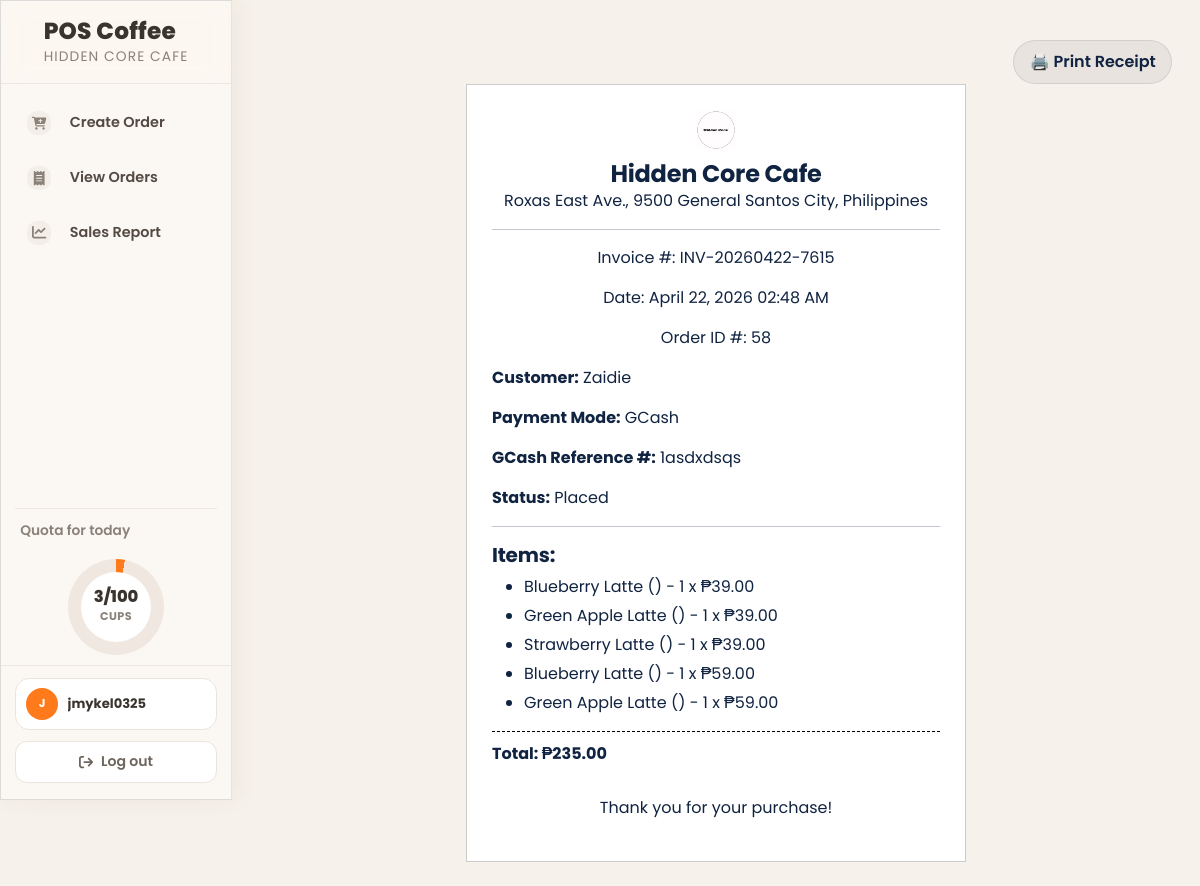
Page /admin/assets/orders-view.php?id=58 (signed in) on the committed database.
### tables this page shows
CREATE TABLE `daily_quota` (
  `id` int(11) NOT NULL,
  `quota_date` date NOT NULL,
  `target_cups` int(11) NOT NULL DEFAULT 0,
  `created_by` int(11) DEFAULT NULL,
  `created_at` datetime NOT NULL DEFAULT current_timestamp(),
  `updated_at` datetime NOT NULL DEFAULT current_timestamp() ON UPDATE current_timestamp()
);

CREATE TABLE `orders` (
  `id` int(11) NOT NULL,
  `customer_name` varchar(255) NOT NULL,
  `payment_mode` enum('Cash','GCash') NOT NULL,
  `order_status` varchar(20) NOT NULL DEFAULT 'pending',
  `discount_type` varchar(20) DEFAULT NULL,
  `discount_rate` decimal(5,2) DEFAULT 0.00,
  `discount_amount` decimal(10,2) DEFAULT 0.00,
  `final_total` decimal(10,2) DEFAULT 0.00,
  `gcash_reference` varchar(100) DEFAULT NULL,
  `total` decimal(10,2) NOT NULL,
  `cash_received` decimal(10,2) DEFAULT 0.00,
  `change_due` decimal(10,2) DEFAULT 0.00,
  `created_at` datetime NOT NULL DEFAULT current_timestamp()
);

CREATE TABLE `order_items` (
  `id` int(11) NOT NULL,
  `order_id` int(11) NOT NULL,
  `product_name` varchar(100) NOT NULL,
  `category` varchar(100) NOT NULL,
  `size` varchar(20) NOT NULL DEFAULT '12oz',
  `quantity` int(11) NOT NULL,
  `price` decimal(10,2) NOT NULL
);

### config/function.php (called while the page is built, shortened)
<?php
require_once __DIR__ . '/dbcon.php';
if(!function_exists('ensureDailyQuotaTable')){
    function ensureDailyQuotaTable(){
    global $conn;
    $sql = "CREATE TABLE IF NOT EXISTS daily_quota (
        id INT(11) NOT NULL AUTO_INCREMENT,
        quota_date DATE NOT NULL,
        target_cups INT(11) NOT NULL DEFAULT 0,
        created_by INT(11) NULL DEFAULT NULL,
        created_at DATETIME NOT NULL DEFAULT CURRENT_TIMESTAMP,
        updated_at DATETIME NOT NULL DEFAULT CURRENT_TIMESTAMP ON UPDATE CURRENT_TIMESTAMP,
        PRIMARY KEY (id),
        UNIQUE KEY uq_quota_date (quota_date)
    ) ENGINE=InnoDB DEFAULT CHARSET=utf8mb4 COLLATE=utf8mb4_general_ci";
    $ready = mysqli_query($conn, $sql) ? true : false;
    return $ready;
}
}
if(!function_exists('hasOrdersStatusColumn')){
    function hasOrdersStatusColumn(){
    global $conn;
    $checked = true;
    $res = mysqli_query($conn, "SHOW COLUMNS FROM orders LIKE 'order_status'");
    $hasColumn = ($res && mysqli_num_rows($res) > 0);
    return $hasColumn;
}
}
if(!function_exists('getTodaySoldCups')){
    function getTodaySoldCups(){
    global $conn;
    $where = "DATE(o.created_at) = CURDATE()";
    if(hasOrdersStatusColumn()){
        $where .= " AND LOWER(COALESCE(o.order_status, '')) IN ('completed','paid','served')";
    }
    $sql = "SELECT COALESCE(SUM(oi.quantity), 0) AS sold_cups
            FROM orders o
            INNER JOIN order_items oi ON oi.order_id = o.id
            WHERE $where";
    $result = mysqli_query($conn, $sql);
    $row = mysqli_fetch_assoc($result);
    return (int)($row['sold_cups'] ?? 0);
}
}
if(!function_exists('getTodayQuotaTarget')){
    function getTodayQuotaTarget(){
    global $conn;
    $result = mysqli_query($conn, "SELECT target_cups FROM daily_quota WHERE quota_date = CURDATE() LIMIT 1");
    $row = mysqli_fetch_assoc($result);
    return max(0, (int)($row['target_cups'] ?? 0));
}
}

### admin/assets/orders-view.php (the view, shortened to what this page needs)
<?php
include('includes/header.php');
include('../../config/dbcon.php');
$order_id = $_GET['id'];
$order_query = "SELECT * FROM orders WHERE id = $order_id";
$order_result = mysqli_query($conn, $order_query);
$order = mysqli_fetch_assoc($order_result);
$invoice_number = "INV-" . date("Ymd") . "-" . rand(1000, 9999);
$items_query = "SELECT * FROM order_items WHERE order_id = $order_id";
$items_result = mysqli_query($conn, $items_query);
$order_items = mysqli_fetch_all($items_result, MYSQLI_ASSOC);
$order_date = date("F j, Y h:i A", strtotime($order['created_at']));
?>
<div class="container mt-4">
    <div class="text-end no-print">
        <button class="btn btn-secondary" onclick="window.print()">🖨️ Print Receipt</button>
    </div>
    <div id="receipt">
        <div class="receipt-container">
            <div class="receipt-header">
                <img src="/HiddenCoreCafe_POS/LOGO.jpg" alt="Hidden Core Cafe Logo" style="width: 80px; height: auto;">
                <h4 style="margin: 0;">Hidden Core Cafe</h4>
                <p style="margin: 0;">Roxas East Ave., 9500 General Santos City, Philippines</p>
                <hr>
                <p>Invoice #: <?= $invoice_number ?></p>
                <p>Date: <?= $order_date ?></p>
                <p>Order ID #: <?= $order['id'] ?></p>
            </div>
            <p><strong>Customer:</strong> <?= htmlspecialchars($order['customer_name']) ?></p>
            <p><strong>Payment Mode:</strong> <?= ucfirst($order['payment_mode']) ?></p>
            <?php if (strtolower($order['payment_mode']) === 'gcash' && isset($order['gcash_reference']) && trim((string)$order['gcash_reference']) !== ''): ?>
                <p><strong>GCash Reference #:</strong> <?= htmlspecialchars($order['gcash_reference']) ?></p>
            <?php endif; ?>
            <p><strong>Status:</strong> Placed</p>
            <hr>
            <h5>Items:</h5>
            <ul class="receipt-items">
                <?php if (!empty($order_items)): ?>
                    <?php foreach ($order_items as $item): ?>
                        <li>
                            <?= htmlspecialchars($item['product_name']) ?>
                            (<?= htmlspecialchars($item['category']) ?>)
                            - <?= $item['quantity'] ?> x ₱<?= number_format($item['price'], 2) ?>
                        </li>
                    <?php endforeach; ?>
                <?php else: ?>
                    <li>No items found.</li>
                <?php endif; ?>
            </ul>
            <p class="receipt-total">Total: ₱<?= number_format($order['total'], 2) ?></p>
            <p style="text-align: center; margin-top: 30px;">Thank you for your purchase!</p>
        </div>
    </div>
</div>
<?php include('includes/footer.php'); ?>

### admin/assets/includes/sidebar.php (shortened to what this page needs)
<div id="layoutSidenav_nav">
    <nav class="sb-sidenav accordion sb-sidenav-dark" id="sidenavAccordion">
        <?php
            $isStaff = (($_SESSION['loggedInUser']['role'] ?? '') === 'staff');
            $homeLink = $isStaff ? 'orders-create.php' : 'dashboard.php';
            $currentPage = basename($_SERVER['PHP_SELF'] ?? '');
            $username = $_SESSION['loggedInUser']['username'] ?? 'User';
            $initialsSource = preg_replace('/[^a-zA-Z0-9 ]/', '', $username);
            $initialWords = preg_split('/\s+/', trim($initialsSource));
            $initials = '';
            foreach ($initialWords as $w) {
                if ($w !== '') {
                    $initials .= strtoupper(substr($w, 0, 1));
                }
            }
            $salesPages = ['sales-report.php'];
            $isCreateOrderActive = ($currentPage === 'orders-create.php');
            $isViewOrdersActive = ($currentPage === 'orders.php');
            $isSalesActive = in_array($currentPage, $salesPages, true);
            $quotaCurrent = getTodaySoldCups();
            $quotaTarget = getTodayQuotaTarget();
            $quotaPercent = max(0, min(100, (int) round(($quotaCurrent / max(1, $quotaTarget)) * 100)));
        ?>
        <div class="hc-sidebar-brand">
            <div class="hc-brand-row">
                <a href="<?= $homeLink ?>" class="hc-brand-link">
                    <span class="hc-brand-text">
                        <span class="hc-brand-title">POS Coffee</span>
                        <span class="hc-brand-subtitle">Hidden Core Cafe</span>
                    </span>
                </a>
            </div>
        </div>
        <div class="sb-sidenav-menu">
            <div class="nav hc-nav hc-nav-main">
                <?php if ($isStaff): ?>
                    <a class="nav-link <?= $isCreateOrderActive ? 'active' : '' ?>" href="orders-create.php">
                        <div class="sb-nav-link-icon"><i class="fas fa-cart-plus"></i></div>
                        Create Order
                    </a>
                    <a class="nav-link <?= $isViewOrdersActive ? 'active' : '' ?>" href="orders.php">
                        <div class="sb-nav-link-icon"><i class="fas fa-receipt"></i></div>
                        View Orders
                    </a>
                    <a class="nav-link <?= $isSalesActive ? 'active' : '' ?>" href="sales-report.php">
                        <div class="sb-nav-link-icon"><i class="fas fa-chart-line"></i></div>
                        Sales Report
                    </a>
                <?php endif; ?>
            </div>
        </div>
        <div class="hc-sidebar-status" style="--quotaPercent: <?= $quotaPercent ?>;">
            <div class="hc-status-label">Quota for today</div>
            <div class="hc-quota-ring">
                <div class="hc-quota-inner">
                    <div class="hc-quota-value"><?= (int) $quotaCurrent ?>/<?= (int) $quotaTarget ?></div>
                    <div class="hc-quota-unit">CUPS</div>
                </div>
            </div>
        </div>
        <div class="sb-sidenav-footer">
            <div class="hc-account-card">
                <div class="hc-account-avatar"><?= htmlspecialchars($initials) ?></div>
                <div class="hc-account-meta">
                    <div class="hc-account-name"><?= htmlspecialchars($username) ?></div>
                </div>
            </div>
            <a href="../../logout.php" class="hc-logout-link">
                <i class="fas fa-arrow-right-from-bracket"></i>
                <span>Log out</span>
            </a>
        </div>
    </nav>
</div>

### admin/assets/css/custom.css (style rules this page uses)
:root { --hc-primary: #000000; --hc-secondary: #1A1A1A; --hc-bg: #FFFFFF; --hc-card: #F5F5F5; --hc-border: #E0E0E0; --hc-subtext: #555555; }
body { background-color: var(--hc-bg) !important; color: var(--hc-primary) !important; }
h1, h2, h3, h4, h5, h6, .h1, .h2, .h3, .h4, .h5, .h6 { color: var(--hc-primary) !important; }
.sb-sidenav { background-color: var(--hc-bg) !important; border-right: 1px solid var(--hc-border) !important; }
.sb-sidenav .sb-sidenav-menu-heading, .sb-sidenav .nav-link, .sb-sidenav .sb-nav-link-icon i, .sb-topnav .navbar-nav .nav-link, .sb-topnav .navbar-nav .nav-link i { color: var(--hc-primary) !important; }
.btn-secondary, .btn.btn-secondary { background-color: var(--hc-secondary) !important; border-color: var(--hc-secondary) !important; color: #FFFFFF !important; }

### admin/assets/includes/sidebar.php (style rules this page uses)
#layoutSidenav_nav .sb-sidenav { background: #fbf7f2 !important; border-right: 1px solid #e9e3dc !important; box-shadow: 6px 0 22px rgba(58, 52, 46, 0.05) !important; }
#layoutSidenav_nav .hc-sidebar-brand { border-bottom: 1px solid #eee7df !important; padding: 1.15rem 1rem .95rem !important; }
#layoutSidenav_nav .hc-brand-link { flex-direction: row !important; align-items: center !important; gap: 0 !important; }
#layoutSidenav_nav .hc-brand-title { color: #3a342e !important; font-size: 1.45rem !important; font-weight: 800 !important; text-align: left !important; line-height: 1.05 !important; }
#layoutSidenav_nav .hc-brand-subtitle { color: #8a8178 !important; font-size: .86rem !important; text-align: left !important; letter-spacing: .08em !important; }
#layoutSidenav_nav .sb-sidenav .nav-link { min-height: 44px !important; border-radius: 14px !important; padding: .62rem .78rem !important; color: #534b43 !important; font-weight: 600 !important; border: 1px solid transparent !important; background: transparent !important; }
#layoutSidenav_nav .sb-sidenav .nav-link .sb-nav-link-icon { width: 24px !important; height: 24px !important; border-radius: 10px !important; background: #f4eee8 !important; }
#layoutSidenav_nav .sb-sidenav-footer { background: #fbf7f2 !important; border-top: 1px solid #eee7df !important; }

### admin/assets/orders-view.php (style rules this page uses)
.receipt-container { background: #fff; border: 1px solid #ccc; padding: 25px; max-width: 500px; margin: auto; font-family: monospace; }
.receipt-header { text-align: center; margin-bottom: 15px; }
.receipt-header img { height: 60px; margin-bottom: 10px; }
.receipt-items li { margin-bottom: 5px; }
.receipt-total { border-top: 1px dashed #000; margin-top: 10px; padding-top: 10px; font-weight: bold; }

### rows in the picture
daily_quota: target_cups "100"
orders: created_at "April 22, 2026 02:48 AM", id "58", customer_name "Zaidie", payment_mode "GCash", gcash_reference "1asdxdsqs", total "235.00"
order_items: product_name "Blueberry Latte", quantity "1", price "39.00"
order_items: product_name "Green Apple Latte", quantity "1", price "39.00"
order_items: product_name "Strawberry Latte", quantity "1", price "39.00"
order_items: product_name "Blueberry Latte", quantity "1", price "59.00"
order_items: product_name "Green Apple Latte", quantity "1", price "59.00"

### other values in the picture
$quotaCurrent "3"
$initials "J"
$username "jmykel0325"
